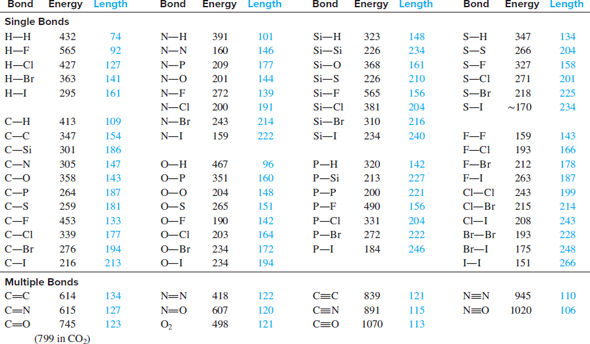
#> input picture classe_04_entregues/taula_bond_distance.png, 590 x 344 px
$ python -i ImgStegno_GUI_DataFlair.py   (imports and definitions only)
#> lines starting #> are read from the running program, lines starting #| are printed output that depends on the picture
# DataFlair- import modules
from tkinter import *
import tkinter.filedialog
from tkinter import messagebox
from PIL import ImageTk
from PIL import Image
from io import BytesIO
import os


class IMG_Stegno:
    output_image_size = 0

    # DataFlair- main frame or start page
    # [36 lines left out: function main, not called in this run]

    # DataFlair- back function to loop back to main screen
    def back(self, frame):
        frame.destroy()
        self.main(root)

    # DataFlair- frame for encode page
    # [235 lines left out: functions encode_frame1, decode_frame1, encode_frame2, decode_frame2, decode, generate_Data and 3 more, not called in this run]

    def frame_3(self, frame):
        frame.destroy()
        self.main(root)


# GUI loop
# [1 line not run here, left out]
o = IMG_Stegno()
# [2 lines not run here, left out]

>>> import cv2
>>> picture = cv2.imread('../../classe_04_entregues/taula_bond_distance.png', cv2.IMREAD_GRAYSCALE)
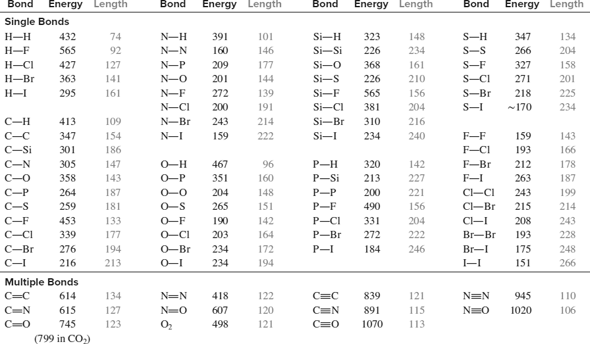
#> picture: shape (344, 590); min 6, max 255, mean 244
#> (the run stopped early here; a loop or call above may not have finished)
